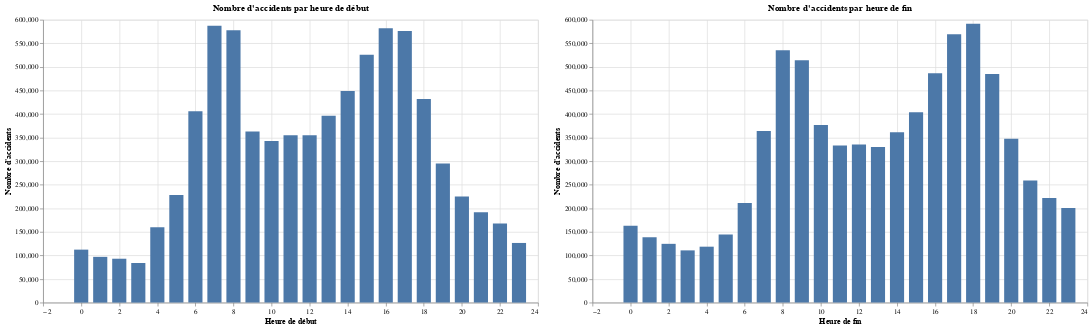

The cell this chart's notebook holds for it:
### Code cell
start_time_hour = pd.DataFrame(start_time["Start_Time"].dt.hour.value_counts().sort_index()).reset_index()
end_time_hour = pd.DataFrame(end_time["End_Time"].dt.hour.value_counts().sort_index()).reset_index()
start_time_hour

chart1 = alt.Chart(start_time_hour, title="Nombre d'accidents par heure de début").mark_bar(width=20).encode(
    x=alt.X("Start_Time", title="Heure de début"),
    y=alt.Y("count", title="Nombre d'accidents"),
).properties(width=700, height=400)
chart2 = alt.Chart(end_time_hour, title="Nombre d'accidents par heure de fin").mark_bar(width=20).encode(
    x=alt.X("End_Time", title="Heure de fin"),
    y=alt.Y("count", title="Nombre d'accidents"),
).properties(width=700, height=400)

chart1 | chart2

### Figure 1 — Vega-Lite specification as saved in the notebook (floating-point values rounded to 4 significant figures)
{"config": {"view": {"continuousWidth": 300, "continuousHeight": 300}}, "hconcat": [{"data": {"name": "data-9265ac63cf563cda9129fec4349b3a04"}, "mark": {"type": "bar", "width": 20}, "encoding": {"x": {"field": "Start_Time", "title": "Heure de début", "type": "quantitative"}, "y": {"field": "count", "title": "Nombre d'accidents", "type": "quantitative"}}, "height": 400, "title": "Nombre d'accidents par heure de début", "width": 700}, {"data": {"name": "data-ec99acd0cd18a705b3cb378befaa3c29"}, "mark": {"type": "bar", "width": 20}, "encoding": {"x": {"field": "End_Time", "title": "Heure de fin", "type": "quantitative"}, "y": {"field": "count", "title": "Nombre d'accidents", "type": "quantitative"}}, "height": 400, "title": "Nombre d'accidents par heure de fin", "width": 700}], "$schema": "https://vega.github.io/schema/vega-lite/v5.8.0.json", "datasets": {"data-9265ac63cf563cda9129fec4349b3a04": [{"Start_Time": 0, "count": 112378}, {"Start_Time": 1, "count": 97071}, {"Start_Time": 2, "count": 93073}, {"Start_Time": 3, "count": 84017}, {"Start_Time": 4, "count": 159852}, {"Start_Time": 5, "count": 228182}, {"Start_Time": 6, "count": 405837}, {"Start_Time": 7, "count": 587472}, {"Start_Time": 8, "count": 577576}, {"Start_Time": 9, "count": 363034}, {"Start_Time": 10, "count": 342706}, {"Start_Time": 11, "count": 355040}, {"Start_Time": 12, "count": 355001}, {"Start_Time": 13, "count": 396445}, {"Start_Time": 14, "count": 448846}, {"Start_Time": 15, "count": 525855}, {"Start_Time": 16, "count": 581969}, {"Start_Time": 17, "count": 576015}, {"Start_Time": 18, "count": 432042}, {"Start_Time": 19, "count": 295121}, {"Start_Time": 20, "count": 225226}, {"Start_Time": 21, "count": 191452}, {"Start_Time": 22, "count": 167645}, {"Start_Time": 23, "count": 126539}], "data-ec99acd0cd18a705b3cb378befaa3c29": [{"End_Time": 0, "count": 162968}, {"End_Time": 1, "count": 138703}, {"End_Time": 2, "count": 124663}, {"End_Time": 3, "count": 110790}, {"End_Time": 4, "count": 118633}, {"End_Time": 5, "count": 144641}, {"End_Time": 6, "count": 211117}, {"End_Time": 7, "count": 363927}, {"End_Time": 8, "count": 535560}, {"End_Time": 9, "count": 514223}, {"End_Time": 10, "count": 377055}, {"End_Time": 11, "count": 333158}, {"End_Time": 12, "count": 335571}, {"End_Time": 13, "count": 329972}, {"End_Time": 14, "count": 361536}, {"End_Time": 15, "count": 403905}, {"End_Time": 16, "count": 486804}, {"End_Time": 17, "count": 569292}, {"End_Time": 18, "count": 591550}, {"End_Time": 19, "count": 485033}, {"End_Time": 20, "count": 347513}, {"End_Time": 21, "count": 259227}, {"End_Time": 22, "count": 221786}, {"End_Time": 23, "count": 200767}]}}
